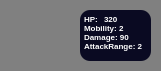
        <widget class="QWidget" name="pl1_ag6_widget" native="true">
         <property name="minimumSize">
          <size>
           <width>161</width>
           <height>71</height>
          </size>
         </property>
         <property name="styleSheet">
          <string notr="true">QWidget{
background-color: #808080;
border-radius:10px;
}</string>
         </property>
         <widget class="QTextBrowser" name="textBrowser_6">
          <property name="geometry">
           <rect>
            <x>80</x>
            <y>10</y>
            <width>71</width>
            <height>51</height>
           </rect>
          </property>
          <property name="styleSheet">
           <string notr="true">color:white;
background-color : #0a0a22;
border:none;
</string>
          </property>
          <property name="verticalScrollBarPolicy">
           <enum>Qt::ScrollBarPolicy::ScrollBarAlwaysOff</enum>
          </property>
          <property name="horizontalScrollBarPolicy">
           <enum>Qt::ScrollBarPolicy::ScrollBarAlwaysOff</enum>
          </property>
          <property name="html">
           <string>&lt;!DOCTYPE HTML PUBLIC &quot;-//W3C//DTD HTML 4.0//EN&quot; &quot;http://www.w3.org/TR/REC-html40/strict.dtd&quot;&gt;
&lt;html&gt;&lt;head&gt;&lt;meta name=&quot;qrichtext&quot; content=&quot;1&quot; /&gt;&lt;meta charset=&quot;utf-8&quot; /&gt;&lt;style type=&quot;text/css&quot;&gt;
p, li { white-space: pre-wrap; }
hr { height: 1px; border-width: 0; }
li.unchecked::marker { content: &quot;\2610&quot;; }
li.checked::marker { content: &quot;\2612&quot;; }
&lt;/style&gt;&lt;/head&gt;&lt;body style=&quot; font-family:'Segoe UI'; font-size:9pt; font-weight:400; font-style:normal;&quot;&gt;
&lt;p align=&quot;justify&quot; style=&quot; margin-top:12px; margin-bottom:12px; margin-left:0px; margin-right:0px; -qt-block-indent:0; text-indent:0px;&quot;&gt;&lt;span style=&quot; font-size:6pt; font-weight:700;&quot;&gt;HP: &lt;br /&gt;Mobility: 2&lt;br /&gt;Damage: 90&lt;br /&gt;AttackRange: 2&lt;/span&gt;&lt;/p&gt;&lt;/body&gt;&lt;/html&gt;</string>
          </property>
         </widget>
         <widget class="QPushButton" name="pl1_ag6_btn">
          <property name="geometry">
           <rect>
            <x>10</x>
            <y>10</y>
            <width>61</width>
            <height>51</height>
           </rect>
          </property>
          <property name="styleSheet">
           <string notr="true">background-image:url(&quot;:/src/images/Agent/Medusa&quot;);
background-repeat:no-repeat;
background-position:center;
background-origin:content;
background-size:cover;</string>
          </property>
          <property name="text">
           <string/>
          </property>
         </widget>
         <widget class="QTextBrowser" name="pl1_ag6_HP">
          <property name="geometry">
           <rect>
            <x>100</x>
            <y>10</y>
            <width>25</width>
            <height>15</height>
           </rect>
          </property>
          <property name="styleSheet">
           <string notr="true">color:white;
background-color : #0a0a22;
border:none;</string>
          </property>
          <property name="verticalScrollBarPolicy">
           <enum>Qt::ScrollBarPolicy::ScrollBarAlwaysOff</enum>
          </property>
          <property name="html">
           <string>&lt;!DOCTYPE HTML PUBLIC &quot;-//W3C//DTD HTML 4.0//EN&quot; &quot;http://www.w3.org/TR/REC-html40/strict.dtd&quot;&gt;
&lt;html&gt;&lt;head&gt;&lt;meta name=&quot;qrichtext&quot; content=&quot;1&quot; /&gt;&lt;meta charset=&quot;utf-8&quot; /&gt;&lt;style type=&quot;text/css&quot;&gt;
p, li { white-space: pre-wrap; }
hr { height: 1px; border-width: 0; }
li.unchecked::marker { content: &quot;\2610&quot;; }
li.checked::marker { content: &quot;\2612&quot;; }
&lt;/style&gt;&lt;/head&gt;&lt;body style=&quot; font-family:'Segoe UI'; font-size:9pt; font-weight:400; font-style:normal;&quot;&gt;
&lt;p style=&quot; margin-top:0px; margin-bottom:0px; margin-left:0px; margin-right:0px; -qt-block-indent:0; text-indent:0px;&quot;&gt;&lt;span style=&quot; font-size:6pt; font-weight:700;&quot;&gt;320&lt;/span&gt;&lt;/p&gt;&lt;/body&gt;&lt;/html&gt;</string>
          </property>
         </widget>
        </widget>
